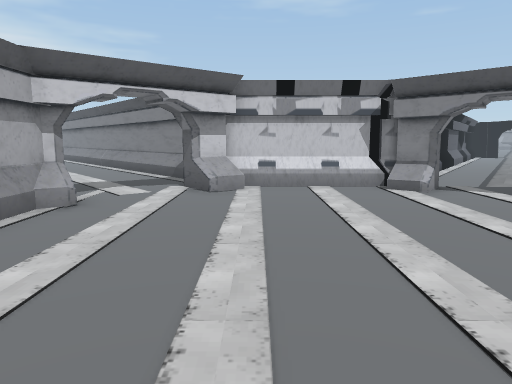
[1] (above)

18 first-person views from a walk through a Unity game level. The camera is 1.3 m above the floor, tilts 8° down and sees 70° across. Doors are open. The floor is counted in squares, 1 m on a side. Each view is taken from the middle of a square. On the plan, view 1 faces up. The plan holds only what a view shows up to about 15 squares ahead; the rest is blank. The place goes on beyond the plan. Some animated figures are not drawn.

[2]
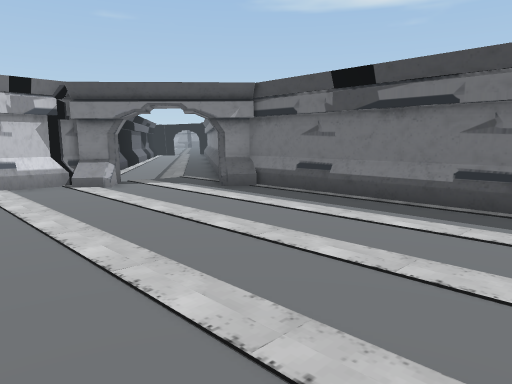

[3]
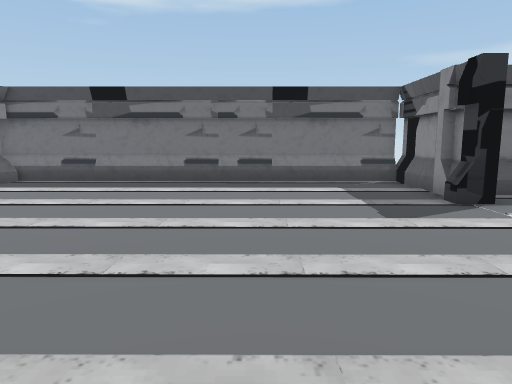

[4]
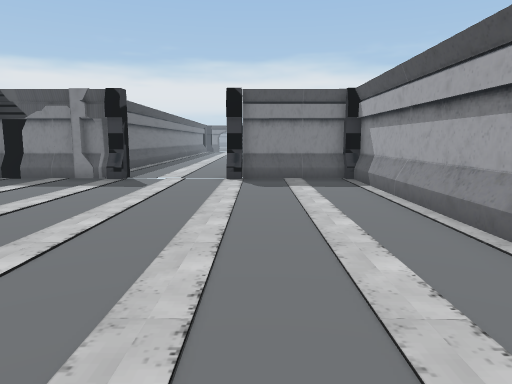

[5]
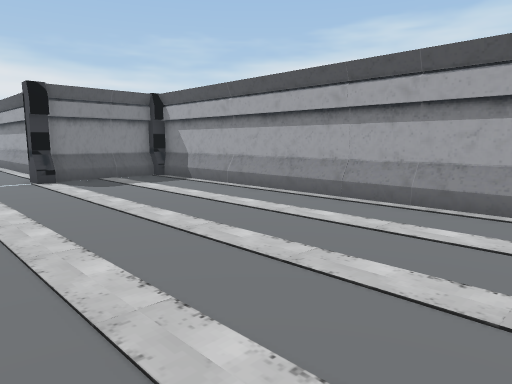

[6]
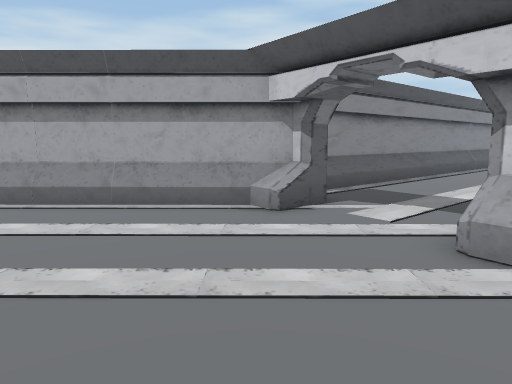

[7]
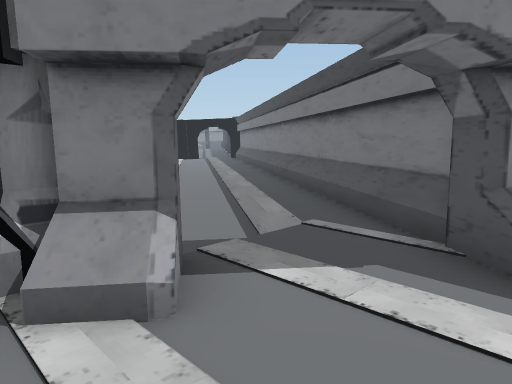

[8]
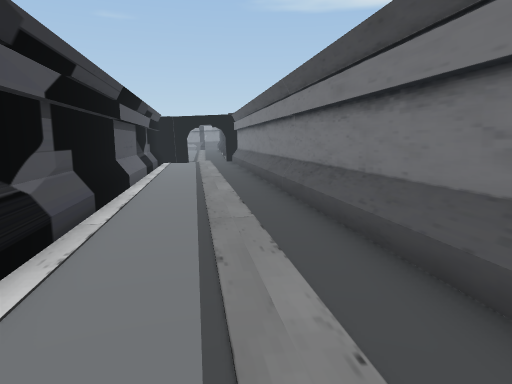

[9]
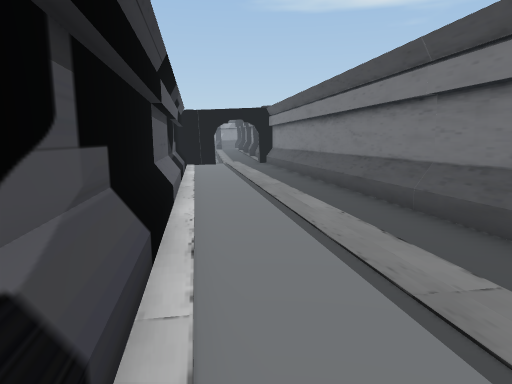

[10]
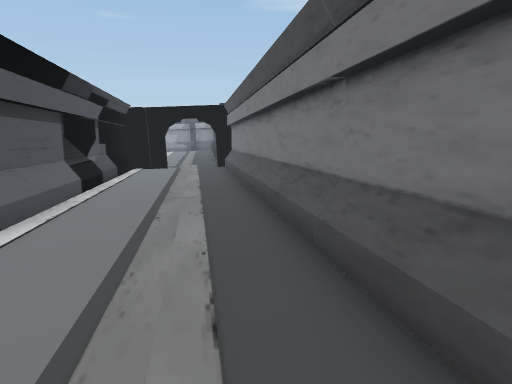

[11]
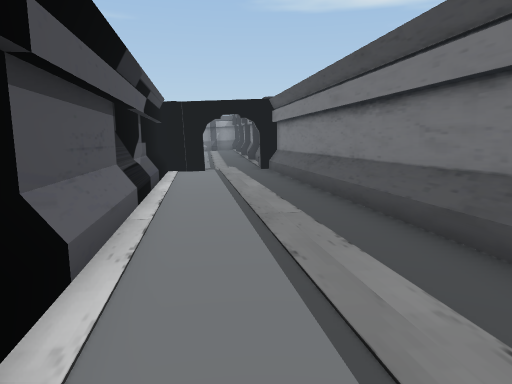

[12]
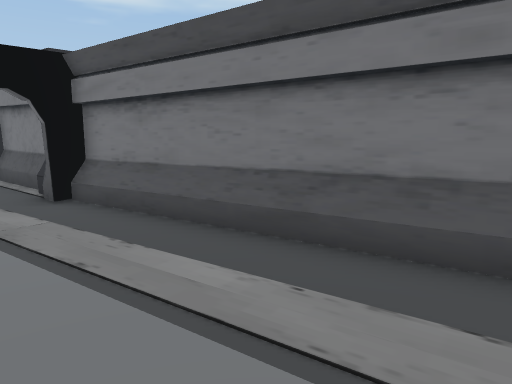

[13]
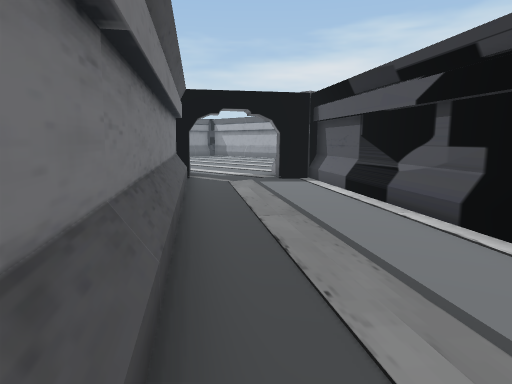

[14]
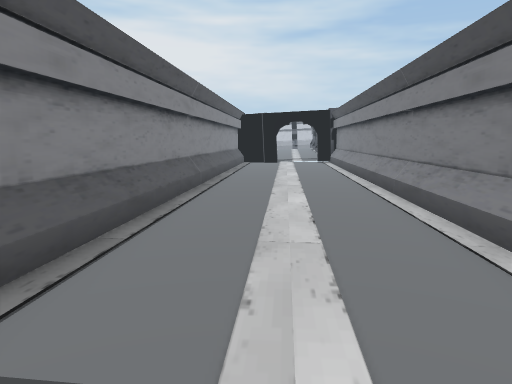

[15]
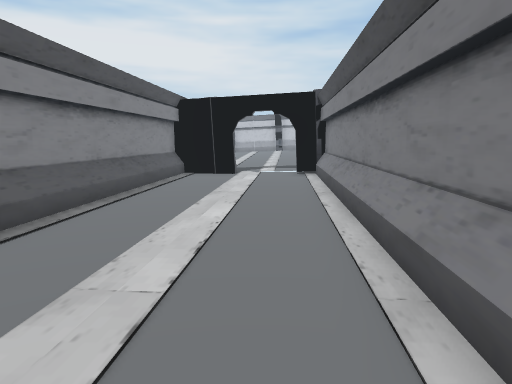

[16]
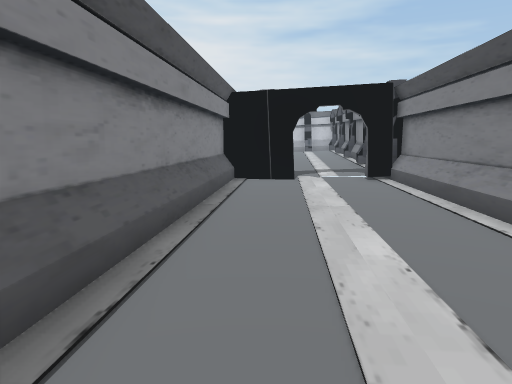

[17]
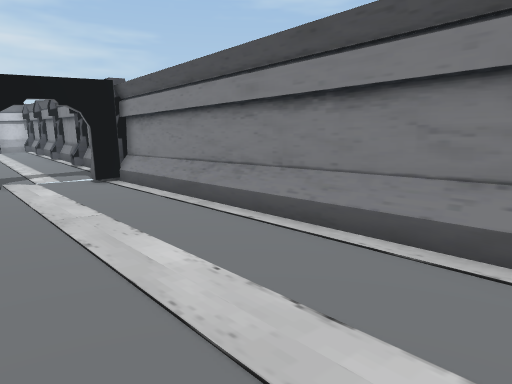

[18]
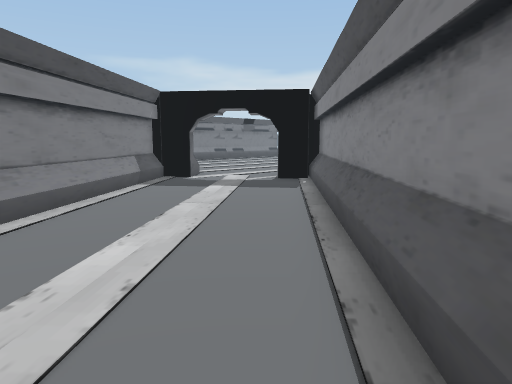

### Floor plan
Key: @ floor where view 1 was taken; # wall or solid block; . floor; / step, stairs or slope; G gate.
Columns run from 20 left of view 1 to 22 right of it. Each row starts with its distance up from view 1.
 28  ..G.#                             ##.....G
 27  G...##                            #.....##
 26 #.....##                          ##.....#
 25 #......##                        ##.....##
 24 #.......##                       #.....##
 23 ##.......##                     ##... .#
 22  ##.......#                    ##.....##
 21   ##......##                  ##.....##
 20    ##......##                 #.....##
 19     ##......##               ##.....#
 18      ##......##             ##.....##
 17       #.......##            #.....##
 16       ##.......##          ##.....#
 15        ##.......#         ##.....##
 14         ##......##       ##.....##
 13          ##......##      #.....##
 12           ##......##    ##.....#
 11            #.......######.....##
 10            ##.....##....##...##
  9             ##............../#
  8              ####........../##
  7               ##/........../#
  6                #/...........#
  5                #/...........#
  4                #/...........#
  3                #/...........#
  2                #/...........#
  1                #/...........#
  0                #/...@.......#
 -1                #/...........#
 -2                #/...........#
 -3                #/...........#
 -4                #/...........#
 -5                ##...........#
 -6                ######...###G#

Positions as (right, up) in squares from view 1, and headings:
1: (0, 0), facing up
2: (0, -1), facing up-right
3: (-4, -1), facing right
4: (-1, 7), facing down
5: (3, 7), facing down-left
6: (3, 7), facing left
7: (3, 7), facing up-right
8: (6, 10), facing up-right
9: (7, 14), facing up-right
10: (10, 14), facing up-right
11: (10, 17), facing up-right
12: (14, 24), facing right
13: (15, 19), facing down-left
14: (-4, 10), facing up-left
15: (-8, 17), facing up-left
16: (-11, 17), facing up-left
17: (-12, 17), facing up
18: (-13, 18), facing down-right
